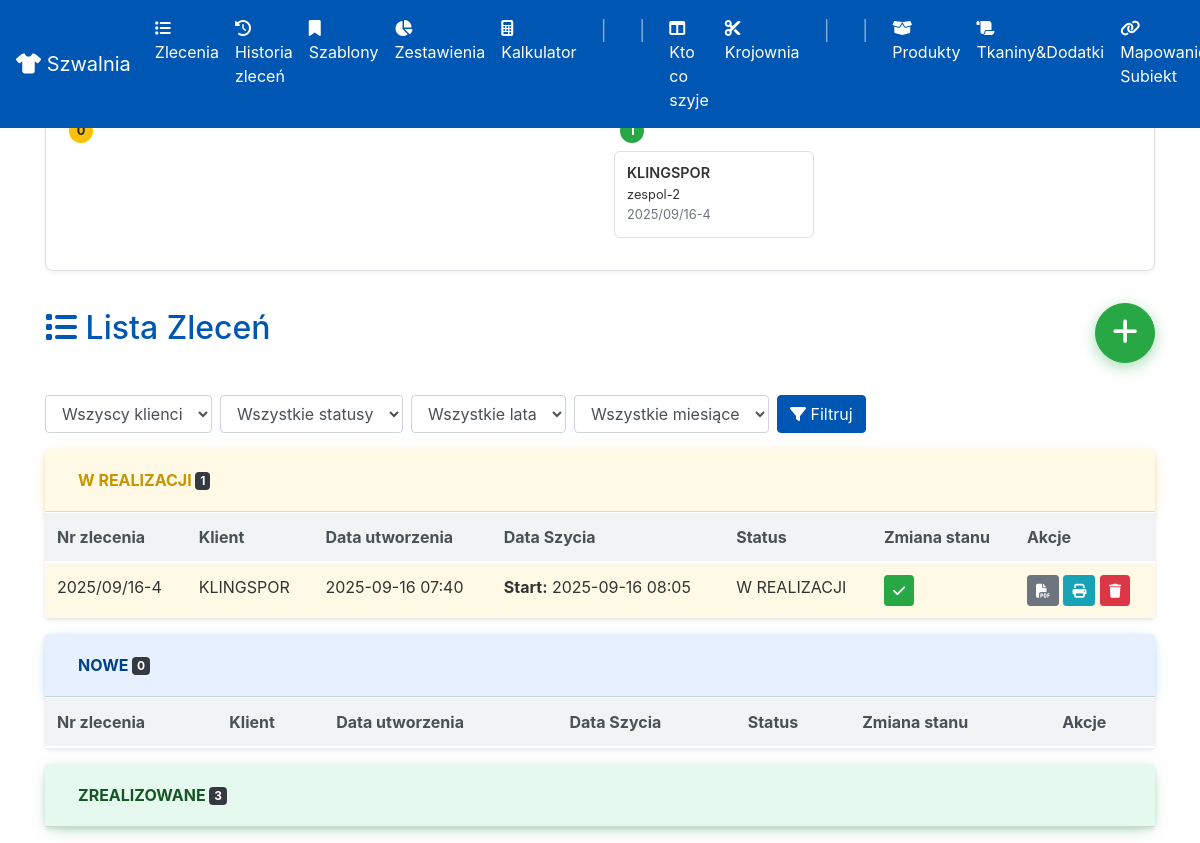
The page /orders on the database its author committed.
### app/models.py (models this page shows, shortened)
class Order(db.Model):
    id = db.Column(db.Integer, primary_key=True)
    order_code = db.Column(db.String(50), nullable=True)
    client_id = db.Column(db.Integer, db.ForeignKey('client.id'), nullable=False)
    description = db.Column(db.Text, nullable=False)
    login_info = db.Column(db.Text, nullable=True)
    deadline = db.Column(db.Date, nullable=False)
    status = db.Column(db.String(50), nullable=False, default='NOWE')
    zlecajacy = db.Column(db.String(50), nullable=False)
    created_at = db.Column(db.DateTime, default=datetime.utcnow)
    fabrics = db.relationship('OrderFabric', backref='order', cascade="all, delete-orphan")
    assigned_team = db.Column(db.String(50), nullable=True)
    cutting_table = db.Column(db.String(50), nullable=True)
    team1_completed = db.Column(db.Boolean, default=False, nullable=False)
    team2_completed = db.Column(db.Boolean, default=False, nullable=False)
    cutting_started_at = db.Column(db.DateTime, nullable=True)
    cutting_finished_at = db.Column(db.DateTime, nullable=True)
    sewing_started_at = db.Column(db.DateTime, nullable=True)
    sewing_finished_at = db.Column(db.DateTime, nullable=True)
    order_items = db.relationship('OrderItem', backref='order', lazy=True, cascade="all, delete-orphan")
    attachments = db.relationship('Attachment', backref='order', lazy=True, cascade="all, delete-orphan")
    materials_used = db.relationship('MaterialUsage', backref='order', cascade="all, delete-orphan")

class Client(db.Model):
    id = db.Column(db.Integer, primary_key=True)
    name = db.Column(db.String(100), nullable=False, unique=True)
    orders = db.relationship('Order', backref='client', lazy=True)

### app/routes.py (the view)
@app.route('/orders')
def orders_list():
    client_filter = request.args.get('client', '').strip().upper()
    status_filter = request.args.get('status', '').strip().upper()
    year_filter = request.args.get('year', '')
    month_filter = request.args.get('month', '')
    orders_query = Order.query.join(Client)
    if client_filter: orders_query = orders_query.filter(Client.name == client_filter)
    if status_filter: orders_query = orders_query.filter(Order.status == status_filter)
    if year_filter: orders_query = orders_query.filter(extract('year', Order.created_at) == int(year_filter))
    if month_filter: orders_query = orders_query.filter(extract('month', Order.created_at) == int(month_filter))
    all_orders = orders_query.order_by(Order.created_at.desc()).all()
    for order in all_orders:
        order.planned_materials = calculate_material_summary(order)
        order.cost_details = calculate_order_total_cost(order)
    in_progress_orders = [o for o in all_orders if o.status == 'W REALIZACJI']
    new_orders = [o for o in all_orders if o.status == 'NOWE']
    completed_orders = [o for o in all_orders if o.status == 'ZREALIZOWANE']
    years_query = db.session.query(extract('year', Order.created_at)).distinct().all()
    years = sorted({int(y[0]) for y in years_query})
    clients = Client.query.order_by(Client.name).all()
    return render_template('orders_list.html', in_progress_orders=in_progress_orders, new_orders=new_orders,
                           completed_orders=completed_orders, clients=clients, years=years)

### app/__init__.py (called while the page is built)
@app.template_filter()
def to_local_time(utc_dt):
    if not utc_dt:
        return ""
    if isinstance(utc_dt, str):
        try:
            utc_dt = datetime.strptime(utc_dt, '%Y-%m-%d %H:%M:%S')
        except ValueError:
            return utc_dt
    local_tz = pytz.timezone('Europe/Warsaw')
    local_dt = utc_dt.replace(tzinfo=pytz.utc).astimezone(local_tz)
    return local_dt.strftime('%Y-%m-%d %H:%M')

### app/routes.py (called while the page is built)
@app.context_processor
def inject_in_progress_orders():
    all_in_progress = Order.query.filter_by(status='W REALIZACJI').order_by(Order.deadline).all()
    krojownia_orders = []
    szwalnia_orders = []
    for order in all_in_progress:
        order.total_quantity = sum(item.quantity for item in order.order_items)
        if order.cutting_table == 'skrojone' and order.assigned_team is not None:
            szwalnia_orders.append(order)
        elif order.cutting_table is not None and order.cutting_table != 'skrojone':
            krojownia_orders.append(order)
    return dict(krojownia_in_progress=krojownia_orders, szwalnia_in_progress=szwalnia_orders)

### app/templates/orders_list.html (shortened to what this page needs)
{% extends "base.html" %}
{% block content %}
<div class="d-flex justify-content-between align-items-center mb-3">
    <h2><i class="fas fa-list"></i> Lista Zleceń</h2>
    <a href="{{ url_for('new_order') }}" class="btn btn-success btn-lg btn-plus-animated">
        <i class="fas fa-plus"></i>
    </a>
    </div>
<form method="GET" class="form-inline mb-3">
    <select name="client" class="form-control mr-2">
        <option value="">Wszyscy klienci</option>
    </select>
    <select name="status" class="form-control mr-2">
        <option value="">Wszystkie statusy</option>
    </select>
    <select name="year" class="form-control mr-2">
        <option value="">Wszystkie lata</option>
    </select>
    <select name="month" class="form-control mr-2">
        <option value="">Wszystkie miesiące</option>
    </select>
    <button type="submit" class="btn btn-primary"><i class="fas fa-filter"></i> Filtruj</button>
</form>
{% macro render_orders_table(orders) %}
<div class="table-responsive p-0 m-0">
    <table class="table table-striped table-hover m-0">
        <thead class="thead-dark">
            <tr>
                <th>Nr zlecenia</th>
                <th>Klient</th>
                <th>Data utworzenia</th>
                <th>Data Szycia</th>
                <th>Status</th>
                <th>Zmiana stanu</th>
                <th>Akcje</th>
            </tr>
        </thead>
        <tbody>
            {% for order in orders %}
            <tr class="order-row status-{{ order.status|lower|replace(' ', '-') }}" data-order-id="{{ order.id }}" style="cursor: pointer;">
                <td data-label="Nr zlecenia:">{{ order.order_code }}</td>
                <td data-label="Klient:">{{ order.client.name }}</td>
                <td>{{ order.created_at | to_local_time }}</td>
<td data-label="Data Szycia:">
    {% if order.status == "W REALIZACJI" and order.sewing_started_at %}
        <strong>Start:</strong> {{ order.sewing_started_at | to_local_time }}
    {% elif order.status == "ZREALIZOWANE" and order.sewing_finished_at %}
        <strong>Koniec:</strong> {{ order.sewing_finished_at | to_local_time }}
    {% endif %}
</td>
                <td data-label="Status:" class="status-cell">{{ order.status }}</td>
                <td data-label="Zmiana stanu:" class="change-status-cell">
                    {% if order.status == "NOWE" %}
                    <form method="POST" action="{{ url_for('update_order_status', order_id=order.id) }}" class="update-status-form d-inline">
                        <input type="hidden" name="status" value="W REALIZACJI"><button type="submit" class="btn btn-sm btn-warning"><i class="fas fa-play"></i></button>
                    </form>
                    <form method="POST" action="{{ url_for('update_order_status', order_id=order.id) }}" class="update-status-form d-inline">
                        <input type="hidden" name="status" value="ZREALIZOWANE"><button type="submit" class="btn btn-sm btn-success"><i class="fas fa-check"></i></button>
                    </form>
                    {% elif order.status == "W REALIZACJI" %}
                    <form method="POST" action="{{ url_for('update_order_status', order_id=order.id) }}" class="update-status-form d-inline">
                        <input type="hidden" name="status" value="ZREALIZOWANE"><button type="submit" class="btn btn-sm btn-success"><i class="fas fa-check"></i></button>
                    </form>
                    {% elif order.status == "ZREALIZOWANE" %}
                    <a href="{{ url_for('edit_material_usage', order_id=order.id) }}" class="btn btn-sm btn-primary"><i class="fas fa-edit"></i> Edytuj zużycie</a>
                    {% endif %}
                </td>
                <td data-label="Akcje:">
                    <a href="{{ url_for('order_pdf', order_id=order.id) }}" class="btn btn-sm btn-secondary"><i class="fas fa-file-pdf"></i></a>
                    <a href="{{ url_for('order_print', order_id=order.id) }}" class="btn btn-sm btn-info"><i class="fas fa-print"></i></a>
                    <form method="POST" action="{{ url_for('delete_order', order_id=order.id) }}" class="d-inline" onsubmit="return confirm('Czy na pewno usunąć?');">
                        <button type="submit" class="btn btn-sm btn-danger"><i class="fas fa-trash"></i></button>
                    </form>
                </td>
            </tr>
            {% endfor %}
        </tbody>
    </table>
</div>
{% endmacro %}
<div id="accordion">
    <div class="card">
        <div class="card-header header-in-progress" id="headingInProgress">
            <h5 class="mb-0">
                <button class="btn btn-link font-weight-bold" data-toggle="collapse" data-target="#collapseInProgress" aria-expanded="true" aria-controls="collapseInProgress">
                    W REALIZACJI <span class="badge badge-dark">{{ in_progress_orders|length }}</span>
                </button>
            </h5>
        </div>
        <div id="collapseInProgress" class="collapse show" aria-labelledby="headingInProgress">
            <div class="card-body p-0">
                {{ render_orders_table(in_progress_orders) }}
            </div>
        </div>
    </div>
    <div class="card">
        <div class="card-header header-new" id="headingNew">
            <h5 class="mb-0">
                <button class="btn btn-link font-weight-bold" data-toggle="collapse" data-target="#collapseNew" aria-expanded="true" aria-controls="collapseNew">
                    NOWE <span class="badge badge-dark">{{ new_orders|length }}</span>
                </button>
            </h5>
        </div>
        <div id="collapseNew" class="collapse show" aria-labelledby="headingNew">
            <div class="card-body p-0">
                {{ render_orders_table(new_orders) }}
            </div>
        </div>
    </div>
    <div class="card">
        <div class="card-header header-completed" id="headingCompleted">
            <h5 class="mb-0">
                <button class="btn btn-link font-weight-bold collapsed" data-toggle="collapse" data-target="#collapseCompleted" aria-expanded="false" aria-controls="collapseCompleted">
                    ZREALIZOWANE <span class="badge badge-dark">{{ completed_orders|length }}</span>
                </button>
            </h5>
        </div>
    </div>
</div>
{% endblock %}

### app/templates/_in_progress_strip.html (shortened to what this page needs)
<div class="in-progress-strip">
    <div class="container">
        <div class="in-progress-sections-wrapper">
            <div class="in-progress-section">
                <div class="in-progress-header">
                    <h5> W Krojowni</h5>
                    <span class="badge badge-warning rounded-circle">{{ krojownia_in_progress|length }}</span>
                </div>
                <div class="in-progress-cards">
                </div>
            </div>
            <div class="in-progress-section">
                <div class="in-progress-header">
                    <h5> W Szwalni</h5>
                    <span class="badge badge-success rounded-circle">{{ szwalnia_in_progress|length }}</span>
                </div>
                <div class="in-progress-cards">
                    {% for order in szwalnia_in_progress %}
                    <a href="{{ url_for('order_detail', order_id=order.id) }}" class="in-progress-card">
                        <div class="in-progress-card-header">
                            <h6>{{ order.client.name }}</h6>
                            <small>{{ order.assigned_team }}</small>
                        </div>
                        <div class="in-progress-card-body">
                           {{ order.order_code }}
                        </div>
                    </a>
                    {% endfor %}
                </div>
            </div>
        </div>
    </div>
</div>

### app/templates/orders_list.html (style rules this page uses)
#accordion .card { margin-bottom: 1rem; border: none; }
.header-in-progress { background-color: #FFF9E6; box-shadow: 0 4px 15px -5px rgba(255, 193, 7, 0.5); }
.header-new { background-color: #E6F0FF; box-shadow: 0 4px 15px -5px rgba(0, 123, 255, 0.4); }
.header-completed { background-color: #E6F9EE; box-shadow: 0 4px 15px -5px rgba(40, 167, 69, 0.5); }
.header-in-progress .btn-link { color: #c89400; }
.header-new .btn-link { color: #004085; }
.header-completed .btn-link { color: #155724; }
.status-w-realizacji { background-color: rgba(255, 243, 205, 0.5) !important; }
.table thead.thead-dark th { background-color: #f1f3f5; color: #495057; border-color: #ffffff; }
.btn-plus-animated { width: 60px; height: 60px; border-radius: 50%; box-shadow: 0 4px 15px rgba(40, 167, 69, 0.4); transition: all 0.3s ease-in-out; animation: pulse 2s infinite; display: flex; justify-content: center; align-items: center; }
.btn-plus-animated .fas { font-size: 1.8rem; color: white; }

### app/templates/_in_progress_strip.html (style rules this page uses)
.in-progress-strip { padding: 1rem 0; margin-bottom: 2rem; background-color: #fff; border: 1px solid #dee2e6; border-radius: 8px; box-shadow: 0 2px 5px rgba(0,0,0,0.05); }
.in-progress-sections-wrapper { display: flex; gap: 1.5rem; overflow-x: auto; padding-bottom: 0.5rem; }
.in-progress-section { flex: 1 1 50%; min-width: 280px; }
.in-progress-header h5 { margin: 0 0 0.5rem 0; font-weight: 600; font-size: 1rem; color: #495057; display: flex; align-items: center; }
.in-progress-header .badge { font-size: 0.8rem; width: 24px; height: 24px; display: flex; align-items: center; justify-content: center; margin-left: 8px; }
.in-progress-cards { display: flex; gap: 1rem; overflow-x: auto; padding: 0.5rem 2px; }
.in-progress-card { flex: 0 0 200px; border: 1px solid #e0e0e0; border-radius: 6px; padding: 0.75rem; background-color: #fff; box-shadow: none; text-decoration: none; color: inherit; display: block; }
.in-progress-card-header h6 { margin: 0; font-weight: 600; font-size: 0.9rem; }
.in-progress-card-body { font-size: 0.8rem; color: #6c757d; }

### rows shown on the page
Order: client.name "KLINGSPOR", assigned_team "zespol-2", order_code "2025/09/16-4", created_at|to_local_time "2025-09-16 07:40", sewing_started_at|to_local_time "2025-09-16 08:05", status "W REALIZACJI"

### other values the page prints
{{ krojownia_in_progress|length }} "0"
{{ szwalnia_in_progress|length }} "1"
{{ in_progress_orders|length }} "1"
{{ new_orders|length }} "0"
{{ completed_orders|length }} "3"
